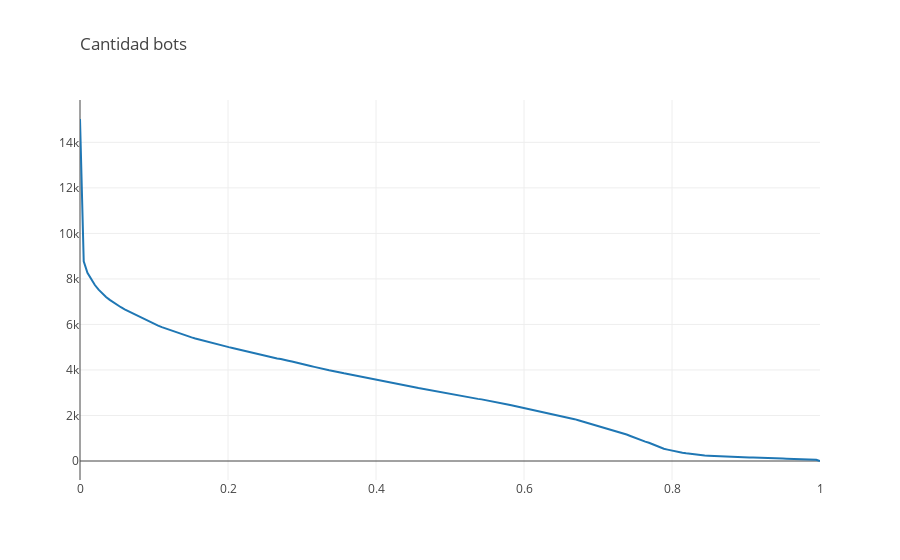

Write notebook code for a chart like this one.
### Code cell
import math
usuarios_prob.loc[:,'probLog'] = usuarios_prob.Prob_Bot.apply(lambda x: math.sqrt(x))

yval = []
xval = np.linspace(0,1, 200)
for i in xval:
    cantUsuarios = len(usuarios_prob[usuarios_prob['probLog']>i])
    yval.append(cantUsuarios)
trace1 = go.Scatter(
    name='Inscriptos',
    x=xval,
    y=yval,
#     line={
#         'shape': 'spline',
#         'smoothing': 0.7,
#     }
)
layout = go.Layout(
    title=go.layout.Title(
        text='Cantidad bots',
        xref='paper',
        x=0
    ),
)
fig = go.Figure(data=[trace1], layout=layout)
print(len(usuarios_prob))
iplot(fig)

### Figure 1 — Plotly figure (JSON) as saved in the notebook; plotly's stock layout.template omitted (floating-point values rounded to 4 significant figures; data arrays with more than 128 entries replaced by an {"elided": "..."} marker saying what was removed)
{"data": [{"name": "Inscriptos", "type": "scatter", "uid": "facbb43a-8748-468d-af83-e2b270dbb6ba", "x": {"elided": "200 float values"}, "y": {"elided": "200 int values"}}], "layout": {"title": {"text": "Cantidad bots", "x": 0, "xref": "paper"}}}
